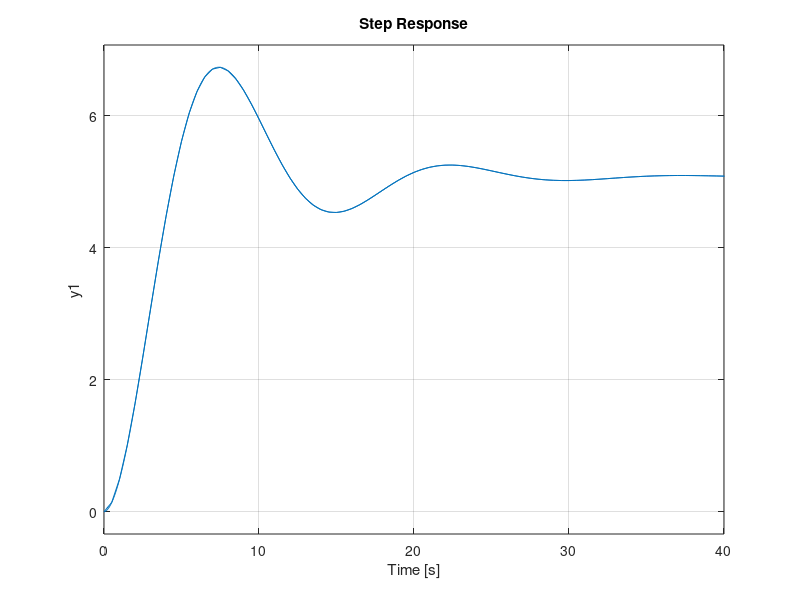

This figure's MATLAB source: (Note: this script raises an error after producing the figure.)
clear
% Define the system parameters
A = [0, 1; -.2, -.3];
B = [0.05; 1];
H = [1, 0];
Q = [0.001, 0; 0, 0.001];
R = 0.5;
P = 10*eye(2);
x = [0; 0];

D = 0;

syst = ss(A,B,H,D);

T = 8e-3;
tspan = 0:T:50;
n_steps = length(tspan);
reshape(tspan,length(tspan),1);
uspan = ones(length(tspan),1);
% uspan = 1*sin(tspan*2*pi*1);
[y,~,x_real] = lsim(syst,uspan,tspan);
y = y + sqrt(R)*randn(n_steps,1);

syst_d = c2d(syst,T);
figure(1);clf(1);
step(syst); hold on;
step(syst_d);
%%





%% Define extended kalman filter, instead of Kalman
ode = @ (x,u) A*x + B*u; % continuous state transition
% for the formulated ekf, the transition must be discrete
% therefore the rk4 integration scheme is used to calculate
% the discrete time state transition
f =@(x,u) misc.rk4(ode,x,u,T);

% Define measurement function 
h = @(x) x(1); 

% define jacobian of state transition function
% d(ode)/dx = A -> discretize A = Ad
F = @(x,u) syst_d.A;

% define jacobian of measurement funciton
% dh/dx
H = @(x) [1 0]; 


% Create the Kalman Filter object
ekf = ExtendedKalmanFilter(f, h, F, H,Q,R,P, x);
% kf = KalmanFilter(A, B, H, Q, R, P, x);
u_hist = zeros(length(n_steps),1);
y_est_hist = zeros(length(n_steps),1);
x_hist = zeros(length(n_steps),2);
x_hist(1,:) = x;
for i = 2:length(tspan)
    % Predict and update steps
    u = uspan(i);  % Control input
    z = y(i);  % Measurement

    ekf = ekf.predict(u);
    ekf = ekf.update(z);

    y_est =  h(ekf.x);

    y_est_hist(i) = y_est;
    x_hist(i,:) = reshape(ekf.x,1,2);
end

% Display the state estimate
figure(2);clf(2);
plot(tspan,y,tspan,y_est_hist);
xlabel("Time (s)");
ylabel("System output");
legend("Measured","Estimated");
title("Extended Kalman Filter")
figure(3);clf(3);

subplot(2,1,1)
plot(tspan,x_real(:,1),tspan,x_hist(:,1));
xlabel("Time (s)");
ylabel("State x1 ");
legend("True","Estimated");
title("Extended Kalman Filter","States Comparison")
subplot(2,1,2)
plot(tspan,x_real(:,2),tspan,x_hist(:,2));
xlabel("Time (s)");
ylabel("State x2 ");
legend("True","Estimated");


